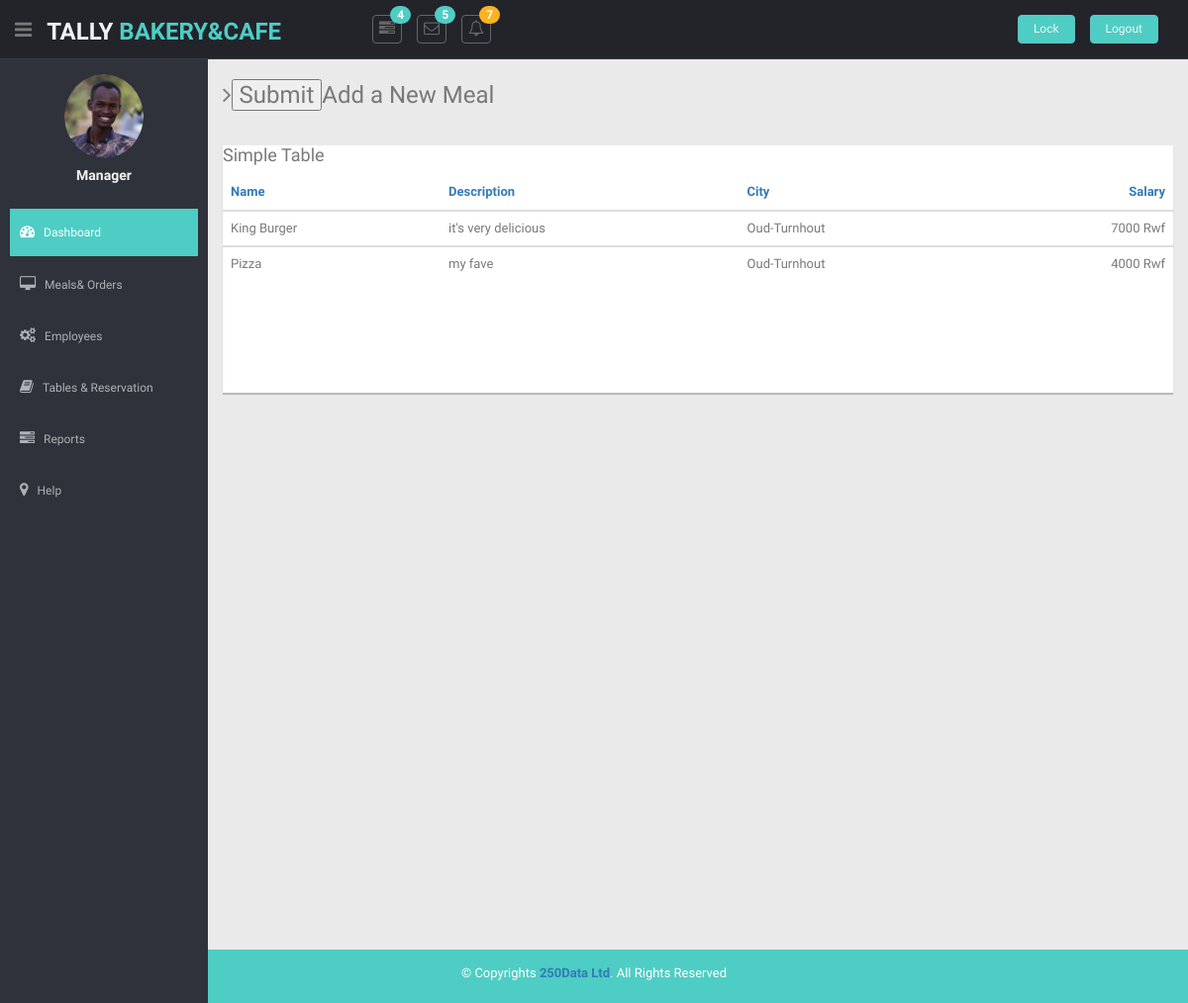
The app's page /meals/, older data.
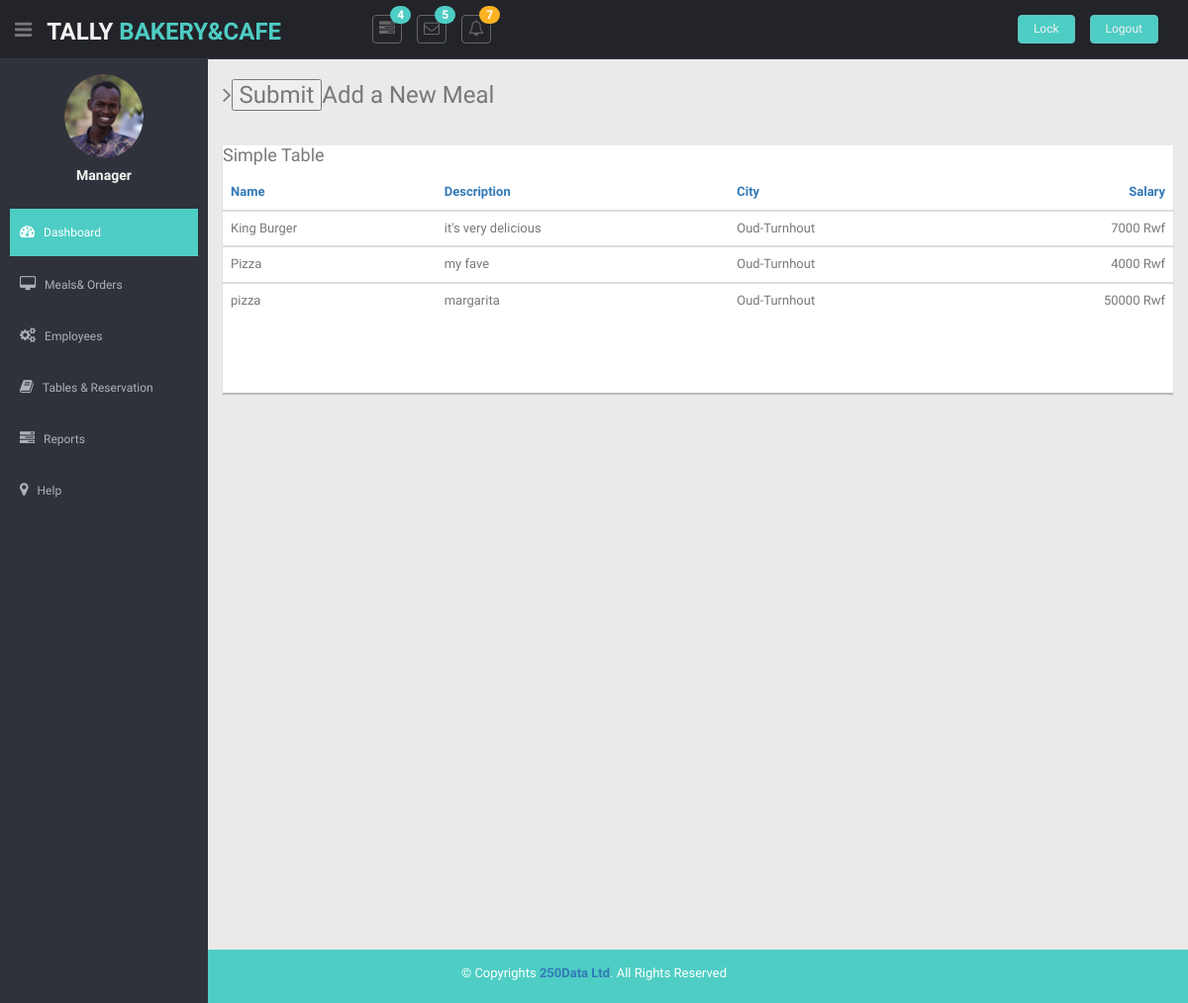
The same page, newer data.
### core/models.py (models this page shows, shortened)
class Meal(models.Model):
    title = models.CharField(max_length=140)
    description = models.TextField()
    price = models.PositiveIntegerField()
    class Meta:
        verbose_name =("Meal")
        verbose_name_plural =("Meals")
    def __str__(self):
        return self.title

### core/views.py (the view)
# urls.py: path('meals/', MealList.as_view(), name='meals'),
class MealList(ListView):
	model = Meal
	template_name = "meals.html"

### templates/meals.html
{% extends 'layout.html' %}
{% load static %}
{% block content %}
<body>
    <section id="main-content">
      <section class="wrapper site-min-height">
        <h3><i class="fa fa-angle-right"></i><input method="POST" href="/create_meal" type="submit" >Add a New Meal</h3>
        <div class="row mt">
          <div class="col-lg-12">
            <div class="content">
              <div class="row">
                <div class="col-md-12">
                  <div class="card">
                    <div class="card-header">
                      <h4 class="card-title"> Simple Table</h4>
                    </div>
                    <div class="card-body">
                      <div class="table-responsive">
                        <table class="table">
                          <thead class=" text-primary">
                            <th>
                              Name
                            </th>
                            <th>
                              Description
                            </th>
                            <th>
                              City
                            </th>
                            <th class="text-right">
                              Salary
                            </th>
                          </thead>
                          {% for meal in object_list %}
                          <tbody>
                            <tr>
                              <td>
                                {{meal}}
                              </td>
                              <td>
                                {{meal.description}}
                              </td>
                              <td>
                                Oud-Turnhout
                              </td>
                              <td class="text-right">
                                {{ meal.price }} Rwf
                              </td>
                            </tr>
                            {% empty %}
                            <div class="alert alert-danger"><b>No Meals yet!</b> Try adding them <button href="/create_meal">Here</button> .</div>
                            {% endfor %}
                          </tbody>
                        </table>
                      </div>
                    </div>
                  </div>
                </div>
          </div>
        </div>
      </section>
    </section>
  </section>
</body>
{% endblock %}

Row changes from the older to the newer data that the page shows:
added Meal: title "pizza", description "margarita", price "50000"
